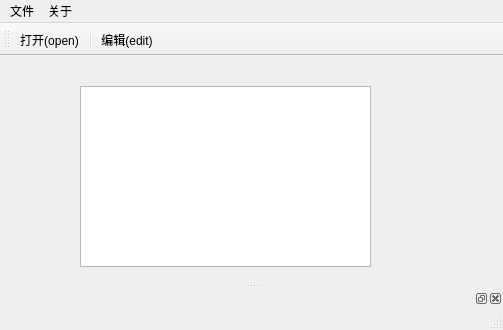
<?xml version="1.0" encoding="UTF-8"?>
<ui version="4.0">
 <class>MainWindow</class>
 <widget class="QMainWindow" name="MainWindow">
  <property name="geometry">
   <rect>
    <x>0</x>
    <y>0</y>
    <width>503</width>
    <height>330</height>
   </rect>
  </property>
  <property name="minimumSize">
   <size>
    <width>503</width>
    <height>330</height>
   </size>
  </property>
  <property name="windowTitle">
   <string>MainWindow</string>
  </property>
  <widget class="QWidget" name="centralWidget">
   <widget class="QTextEdit" name="textEdit">
    <property name="geometry">
     <rect>
      <x>80</x>
      <y>30</y>
      <width>291</width>
      <height>181</height>
     </rect>
    </property>
   </widget>
  </widget>
  <widget class="QMenuBar" name="menuBar">
   <property name="geometry">
    <rect>
     <x>0</x>
     <y>0</y>
     <width>503</width>
     <height>21</height>
    </rect>
   </property>
   <widget class="QMenu" name="menu">
    <property name="title">
     <string>文件</string>
    </property>
    <addaction name="actionOpen"/>
    <addaction name="separator"/>
    <addaction name="actionEdit"/>
   </widget>
   <widget class="QMenu" name="menu_2">
    <property name="title">
     <string>关于</string>
    </property>
   </widget>
   <addaction name="menu"/>
   <addaction name="menu_2"/>
  </widget>
  <widget class="QToolBar" name="mainToolBar">
   <attribute name="toolBarArea">
    <enum>TopToolBarArea</enum>
   </attribute>
   <attribute name="toolBarBreak">
    <bool>false</bool>
   </attribute>
   <addaction name="actionOpen"/>
   <addaction name="separator"/>
   <addaction name="actionEdit"/>
  </widget>
  <widget class="QStatusBar" name="statusBar"/>
  <widget class="QDockWidget" name="dockWidget_2">
   <attribute name="dockWidgetArea">
    <number>8</number>
   </attribute>
   <widget class="QWidget" name="dockWidgetContents_2">
    <widget class="QLabel" name="label">
     <property name="geometry">
      <rect>
       <x>30</x>
       <y>0</y>
       <width>161</width>
       <height>16</height>
      </rect>
     </property>
     <property name="text">
      <string>TextLabel</string>
     </property>
    </widget>
   </widget>
  </widget>
  <action name="actionOpen">
   <property name="text">
    <string>打开(open)</string>
   </property>
  </action>
  <action name="actionEdit">
   <property name="text">
    <string>编辑(edit)</string>
   </property>
  </action>
 </widget>
 <layoutdefault spacing="6" margin="11"/>
 <resources/>
 <connections/>
</ui>
